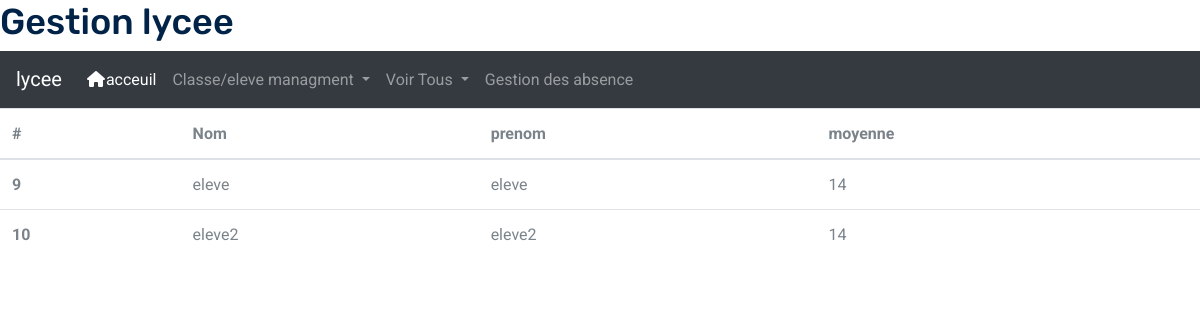
Page /admin/viewall.php on the committed database.
### tables this page shows
CREATE TABLE `eleve` (
  `id_e` int(10) NOT NULL,
  `nom_e` varchar(256) NOT NULL,
  `prenom_e` varchar(256) NOT NULL,
  `uid` varchar(255) NOT NULL,
  `pwd` varchar(255) NOT NULL,
  `classe_e` varchar(256) NOT NULL,
  `moyenne_e` varchar(256) NOT NULL
);

### admin/viewall.php (the view, shortened to what this page needs)
<?php
include_once 'header.php';
?>
<table class="table">
  <thead>
    <tr>
      <th scope="col">#</th>
      <th scope="col">Nom</th>
      <th scope="col">prenom</th>
      <th scope="col">moyenne</th>
    </tr>
  </thead>
  <tbody>
  <?php
include_once 'inc/dbh.inc.php';
$sql = "SELECT * FROM eleve " ;
$query = mysqli_query($conn,$sql);
if ($query) {
while($rows = $query->fetch_assoc()) {
    echo"    <tr>
    <th scope='row'>".$rows['id_e']."</th>
    <td>".$rows['nom_e']."</td>
    <td>".$rows['prenom_e']."</td>
    <td>".$rows['moyenne_e']."</td>
    </tr>";
    }
}
else {
    echo "error";
}
?>
  </tbody>
</table>

### rows in the picture
eleve: id_e "9", nom_e "eleve", prenom_e "eleve", moyenne_e "14"
eleve: id_e "10", nom_e "eleve2", prenom_e "eleve2", moyenne_e "14"
